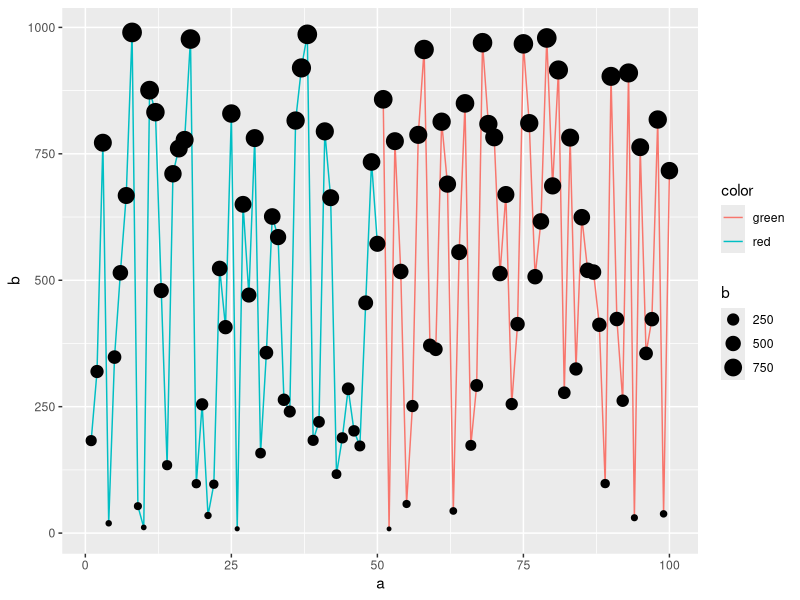

R code for this plot:
# load library
library(ggplot2)

# create some data
a <- 1:100
b <- runif(100, min = 1, max = 999)
ab.df <- data.frame(a,b)
ab.df$color <- "green"
ab.df$color[1:50] <- "red"

# make a line plot
ggplot(data = ab.df, aes(x = a, y = b, group = color)) +
  geom_line(aes(color = color)) +
  geom_point(aes(size = b))
